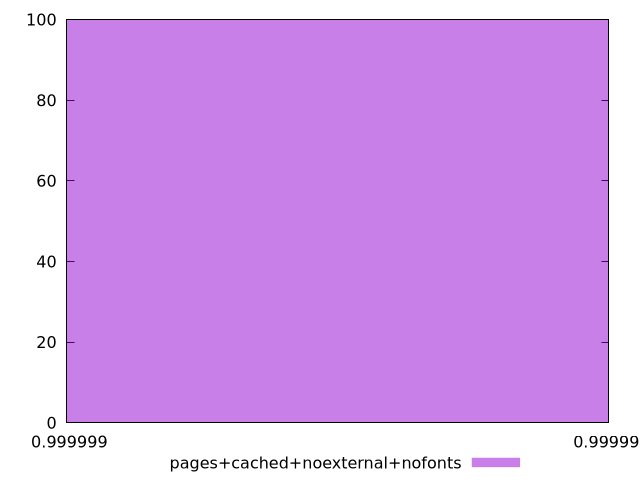

Generate this figure with gnuplot:
$_pagesCachedNoexternalNofonts <<EOF
0.9999993380488859 100
EOF
set key outside below
set terminal pngcairo
set output "report_00004_2020-11-02T20-21-41.718Z/estimated-input-latency/pages+cached+noexternal+nofonts//hist.png"
set yrange [0:100]
set boxwidth 4.323062270729413e-16
set style fill transparent solid 0.5 noborder
plot $_pagesCachedNoexternalNofonts title "pages+cached+noexternal+nofonts" with boxes ,
